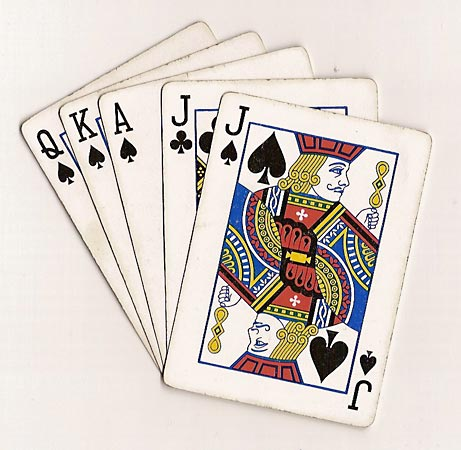
#> input picture Project/OpenCV/cards.jpg, 461 x 450 px, found by its file name
$ python '#2_BASIC_FUNCTIONS.py'
#> lines starting #> are read from the running program, lines starting #| are printed output that depends on the picture; after the words box and inside, x2 and y2 are one past the last pixel; in counts of white or black regions, pixels touching at a corner belong together
import numpy as np
import cv2

img = cv2.imread("D:/Github/Wild Code School/Project/OpenCV/cards.jpg")
#> img is the input picture: shape (450, 461, 3); mean B, G, R 203.8, 209.8, 218.8
kernel = np.ones((5, 5), np.uint8)

imgGray = cv2.cvtColor(img, cv2.COLOR_BGR2GRAY)
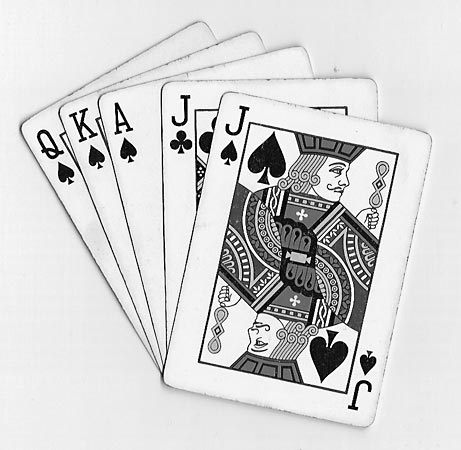
#> imgGray: shape (450, 461); min 0, max 255, mean 211.8
imgBlur = cv2.GaussianBlur(imgGray, (7, 7), 0)
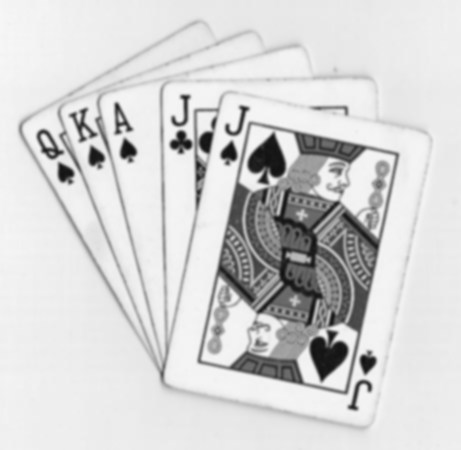
#> imgBlur: shape (450, 461); min 17, max 247, mean 211.8
imgCanny = cv2.Canny(img, 150, 200)
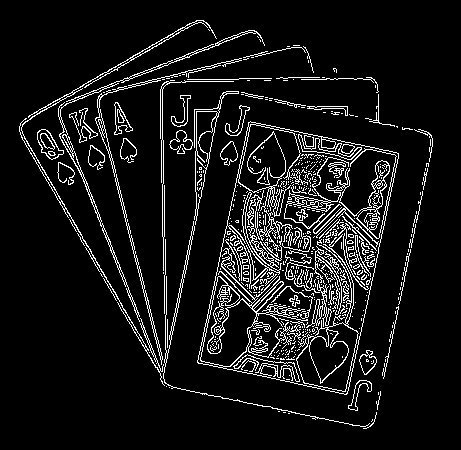
#> imgCanny: shape (450, 461); 8.5% white in thin lines or dots, all inside (x1, y1, x2, y2) = (19, 20, 433, 429)
imgDilation = cv2.dilate(imgCanny, kernel)
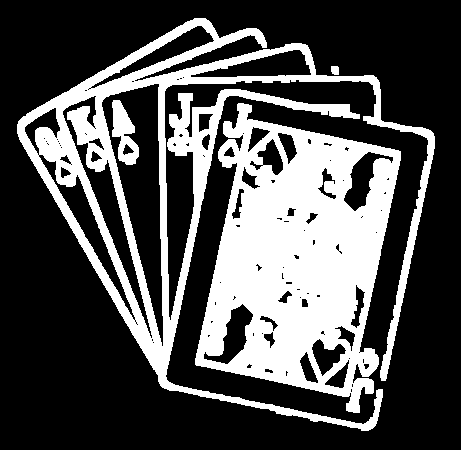
#> imgDilation: shape (450, 461); 31.1% white; 4 white regions, box (x1, y1, x2, y2) and area: (195, 103, 401, 413) 36116, (17, 18, 435, 431) 27434, (112, 100, 139, 165) 985, (331, 66, 339, 75) 66

cv2.imshow("Gray", imgGray)
cv2.imshow("Blur", imgBlur)
cv2.imshow("Canny", imgCanny)
cv2.imshow("Dilation", imgDilation)
cv2.waitKey(0)
